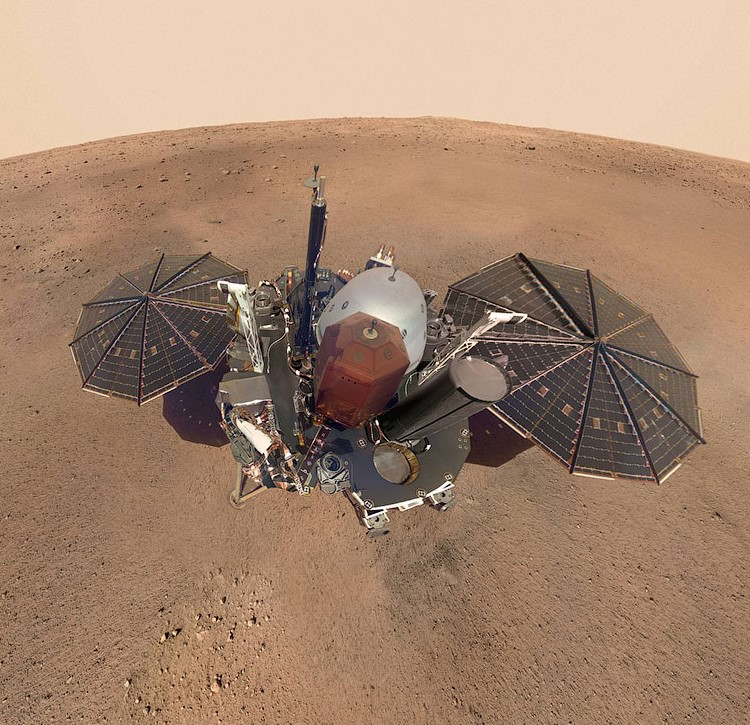
#> input picture netcoreapp3.1/publish/wwwroot/Images/InSight-sol10.jpg, 750 x 725 px, given in place of the camera
$ python color_filtering.py
#> lines starting #> are read from the running program, lines starting #| are printed output that depends on the picture; after the words box and inside, x2 and y2 are one past the last pixel; in counts of white or black regions, pixels touching at a corner belong together
import cv2
import numpy as np

def nothing(x):
    pass

cap = cv2.VideoCapture(0)

cv2.namedWindow('Tracking')
cv2.createTrackbar("LH", "Tracking", 0, 255, nothing)
#> slider 'LH' is set to 51
cv2.createTrackbar("LS", "Tracking", 0, 255, nothing)
#> slider 'LS' is set to 51
cv2.createTrackbar("LV", "Tracking", 0, 255, nothing)
#> slider 'LV' is set to 51
cv2.createTrackbar("UH", "Tracking", 255, 255, nothing)
cv2.createTrackbar("US", "Tracking", 255, 255, nothing)
cv2.createTrackbar("UV", "Tracking", 255, 255, nothing)

while True:
    #frame = cv2.imread('face-reckgniyer\\Ocv\\opencv-master\\samples\\data\\smarties.png', 1)
    rat, frame = cap.read()
#> frame is the input picture: shape (725, 750, 3); mean B, G, R 110.3, 132.5, 162.7

    hsv = cv2.cvtColor(frame, cv2.COLOR_BGR2HSV)
#> hsv: shape (725, 750, 3); mean H, S, V 19.3, 85.1, 162.8

    lh = cv2.getTrackbarPos("LH", "Tracking")
    ls = cv2.getTrackbarPos("LS", "Tracking")
    lv = cv2.getTrackbarPos("LV", "Tracking")

    uh = cv2.getTrackbarPos("UH", "Tracking")
    us = cv2.getTrackbarPos("US", "Tracking")
    uv = cv2.getTrackbarPos("UV", "Tracking")


    lo_cl = np.array([lh,ls,lv])
    up_cl = np.array([uh,us,uv])

    mask = cv2.inRange(hsv, lo_cl, up_cl)
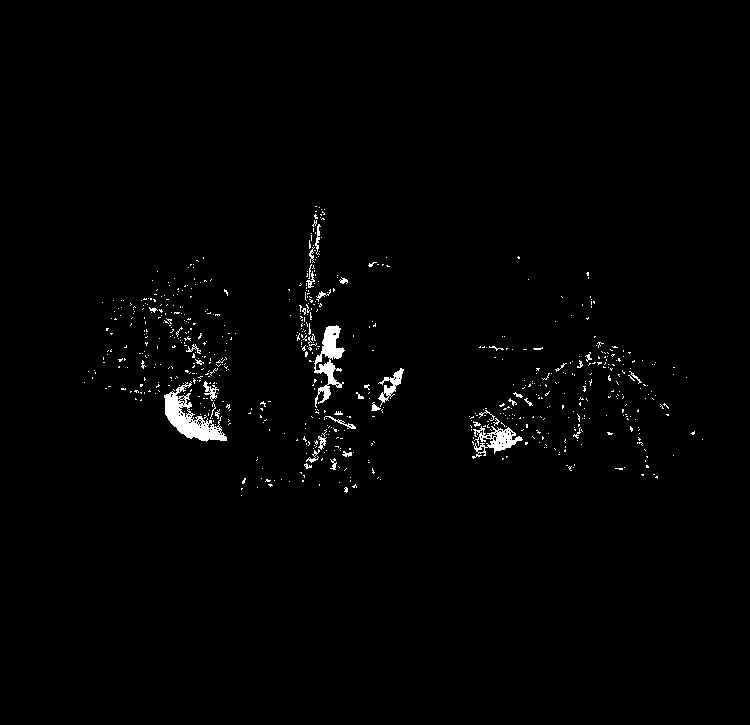
#> mask: shape (725, 750); 1.3% white; 696 white regions (658 under 20 px), largest, box (x1, y1, x2, y2) and area: (164, 381, 227, 442) 1428, (314, 325, 345, 408) 1007, (472, 426, 523, 459) 665

    res = cv2.bitwise_and(frame, frame, mask=mask)
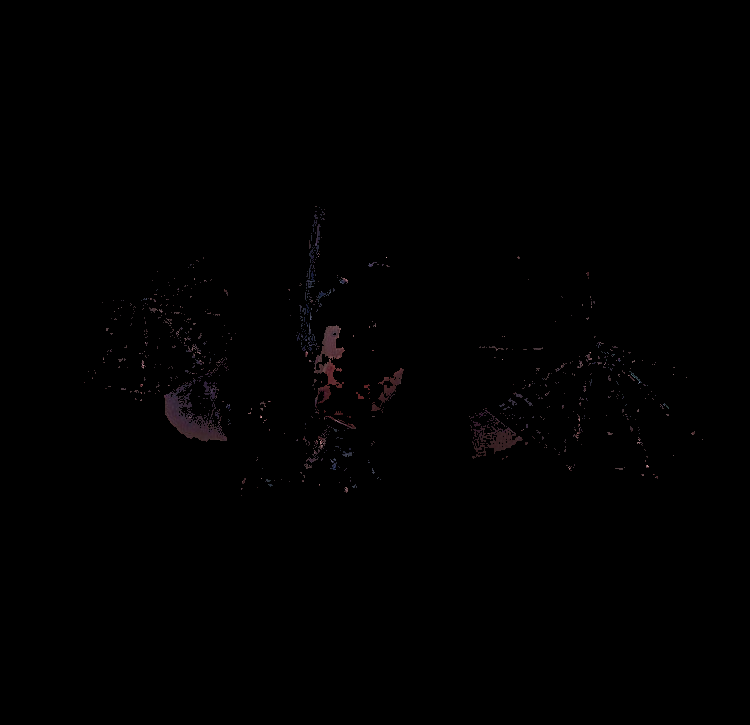
#> res: shape (725, 750, 3); mean B, G, R 0.7, 0.6, 0.8

    cv2.imshow("normal", frame)
    cv2.imshow("mask", mask)
    cv2.imshow("result", res)

    key = cv2.waitKey(1)
#> (key q is pressed here)

    if key == ord('q'):
        break
